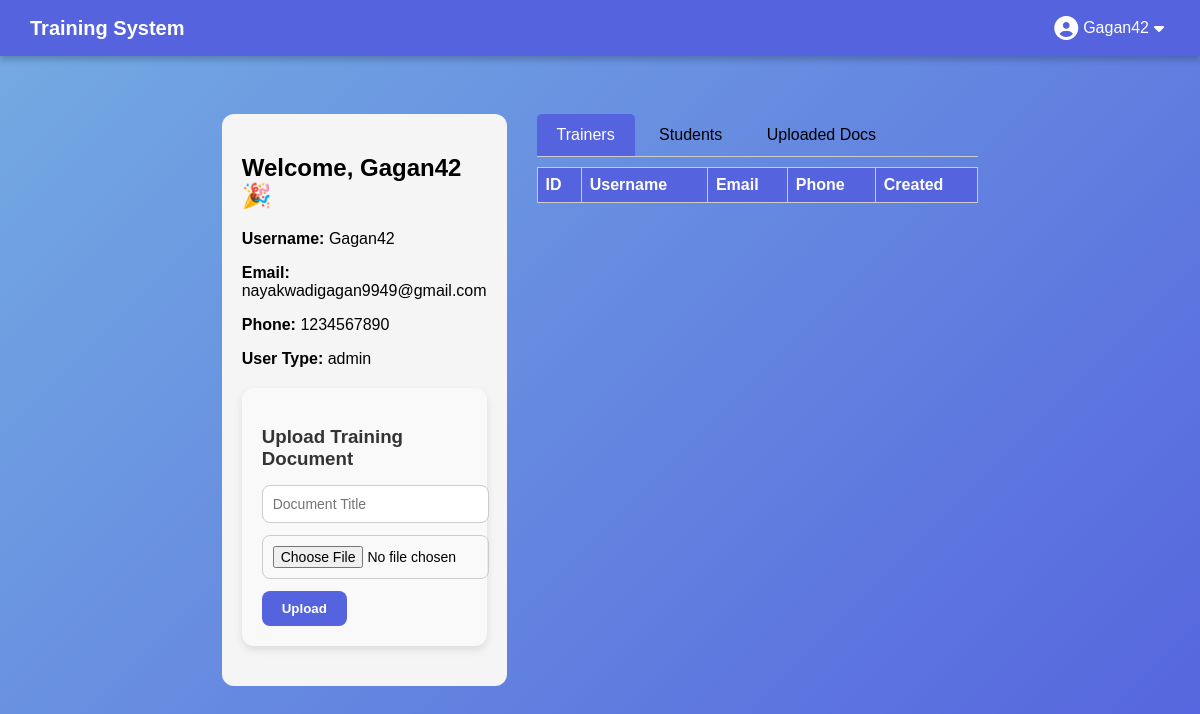
Page / (signed in) on the earlier database version.
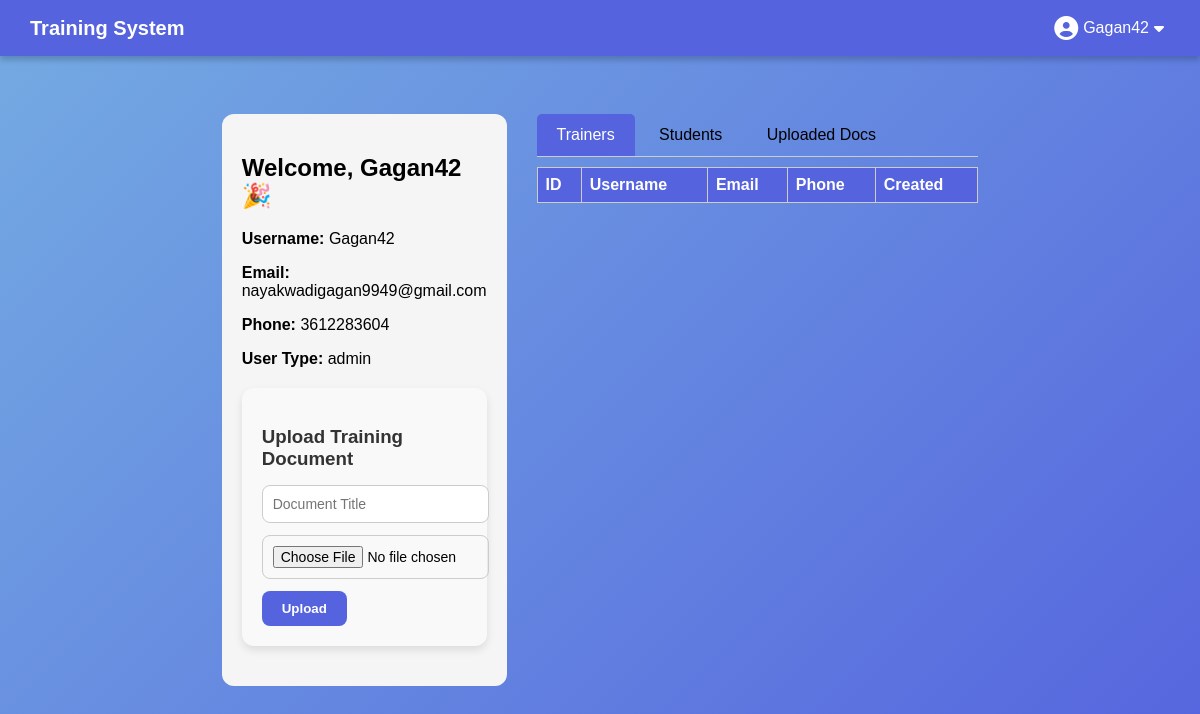
Same page on the later database version.
### tables this page shows
CREATE TABLE users (
            id INTEGER PRIMARY KEY AUTOINCREMENT,
            username TEXT UNIQUE NOT NULL,
            password TEXT NOT NULL,
            userType TEXT CHECK(userType IN ('admin', 'trainer', 'student')) NOT NULL,
            email TEXT,
            phoneNumber TEXT,
            createDate DATE,
            updatedDate DATE,
            lastUpdatedBy TEXT
        );

### app.py (the view, shortened to what this page needs)
@app.route("/")
def home():
    if "user" not in session:
        flash("Please login first.", "info")
        return redirect(url_for("login"))
    conn = sqlite3.connect(DB_NAME)
    cursor = conn.cursor()
    cursor.execute(
        "SELECT id, username, email, phoneNumber, userType FROM users WHERE username = ?",
        (session['user'],)
    )
    user_info = cursor.fetchone()
    if not user_info:
        flash("User not found. Please login again.", "danger")
        session.clear()
        conn.close()
        return redirect(url_for("login"))
    session['user_id'] = user_info[0]
    session['user'] = user_info[1]
    session['userType'] = user_info[4]
    session['email'] = user_info[2] or "N/A"
    session['phoneNumber'] = user_info[3] or "N/A"
    cursor.execute("""
        SELECT d.id, d.title, d.filename, u.username, d.upload_date, u.userType
        FROM documents d
        JOIN users u ON d.uploaded_by = u.id
        ORDER BY d.upload_date DESC
    """)
    documents = cursor.fetchall()
    doc_quiz_status = {}
    user_tables = {}
    if session['userType'] == 'admin':
        cursor.execute(
            "SELECT id, username, email, phoneNumber, createDate FROM users WHERE userType='trainer'"
        )
        user_tables['trainers'] = cursor.fetchall()
        cursor.execute(
            "SELECT id, username, email, phoneNumber, createDate FROM users WHERE userType='student'"
        )
        user_tables['students'] = cursor.fetchall()
    conn.close()
    return render_template(
        "home.html",
        user=session['user'],
        documents=documents,
        doc_quiz_status=doc_quiz_status,
        user_tables=user_tables if session['userType'] == 'admin' else None
    )

### templates/home.html (shortened to what this page needs)
<!DOCTYPE html>
<html>
  <head>
    <link
      rel="stylesheet"
      href="{{ url_for('static', filename='style.css') }}"
    />
    <link
      rel="stylesheet"
      href="https://cdnjs.cloudflare.com/ajax/libs/font-awesome/6.5.0/css/all.min.css"
    />
  </head>
  <body>
    <header class="header">
      <div class="logo">Training System</div>
      <div class="user-dropdown">
        <button class="dropbtn" id="profileBtn">
          <i class="fas fa-user-circle profile-icon"></i> {{ user }}
          <i class="fas fa-caret-down"></i>
        </button>
      </div>
    </header>
    {% if session['userType'] in ['trainer', 'admin'] %}
    <div class="main-container">
      <div class="user-info-container">
        <h2>Welcome, {{ user }} 🎉</h2>
        <p><strong>Username:</strong> {{ user }}</p>
        <p><strong>Email:</strong> {{ session.get('email', 'N/A') }}</p>
        <p><strong>Phone:</strong> {{ session.get('phoneNumber', 'N/A') }}</p>
        <p><strong>User Type:</strong> {{ session.get('userType') }}</p>
        <div class="upload-section" style="margin-top: 20px">
          <h3>Upload Training Document</h3>
          <form
            method="POST"
            action="{{ url_for('upload_document') }}"
            enctype="multipart/form-data"
          >
            <input
              type="text"
              name="title"
              placeholder="Document Title"
              required
            /><br />
            <input type="file" name="file" required /><br />
            <button type="submit">Upload</button>
          </form>
        </div>
      </div>
      {% if session['userType'] == 'admin' %}
      <div class="tabs-container">
        <div class="tab">
          <button class="tablinks active" onclick="openTab(event, 'Trainers')">
            Trainers
          </button>
          <button class="tablinks" onclick="openTab(event, 'Students')">
            Students
          </button>
          <button class="tablinks" onclick="openTab(event, 'UploadedDocs')">
            Uploaded Docs
          </button>
        </div>
        <div id="Trainers" class="tabcontent" style="display: block">
          <table>
            <tr>
              <th>ID</th>
              <th>Username</th>
              <th>Email</th>
              <th>Phone</th>
              <th>Created</th>
            </tr>
          </table>
        </div>
      </div>
      {% endif %}
    </div>
    {% endif %}
  </body>
</html>

### static/style.css (style rules this page uses)
body { font-family: Arial, sans-serif; background: linear-gradient(135deg, #74ABE2, #5563DE); height: 100vh; display: flex; justify-content: center; align-items: center; margin: 0; }
.header { position: fixed; top: 0; left: 0; width: 100%; background: #5563DE; color: white; padding: 15px 30px; display: flex; justify-content: space-between; align-items: center; box-shadow: 0 4px 6px rgba(0,0,0,0.2); z-index: 1000; box-sizing: border-box; }
.header .logo { font-size: 20px; font-weight: bold; }
.user-dropdown { position: relative; }
.dropbtn { background: none; color: white; border: none; cursor: pointer; font-size: 16px; display: flex; align-items: center; gap: 5px; }
.profile-icon { font-size: 24px; }
.upload-section { background-color: #f9f9f9; padding: 20px; margin: 20px 0; border-radius: 12px; box-shadow: 0 4px 8px rgba(0,0,0,0.1); text-align: left; }
.upload-section h3 { margin-bottom: 15px; color: #333; }
.upload-section input[type="text"], .upload-section input[type="file"] { width: 100%; padding: 10px; margin-bottom: 12px; border: 1px solid #ccc; border-radius: 8px; font-size: 14px; }
.upload-section button { padding: 10px 20px; background-color: #5563DE; color: white; border: none; border-radius: 8px; cursor: pointer; font-weight: bold; transition: 0.3s ease; }

### templates/home.html (style rules this page uses)
.main-container { display: flex; flex-direction: row; gap: 30px; padding: 20px 40px; align-items: flex-start; }
body, html { margin: 0; padding: 0; height: 100%; font-family: Arial, sans-serif; }
.user-info-container { flex: 1; background: #f5f5f5; padding: 20px; border-radius: 12px; height: fit-content; }
.tabs-container { flex: 2; }
.tab { overflow: hidden; border-bottom: 1px solid #ccc; margin-bottom: 10px; }
.tab button { background-color: inherit; border: none; cursor: pointer; padding: 12px 20px; transition: 0.3s; font-size: 16px; }
.tab button.active { background-color: #5563de; color: white; border-radius: 5px 5px 0 0; }
.tabcontent { display: none; }
table { width: 100%; border-collapse: collapse; }
th, td { border: 1px solid #ccc; padding: 8px; text-align: left; }
th { background-color: #5563de; color: white; }

Differences in the rows shown:
changed users "Gagan42": get "1234567890" → "3612283604"
